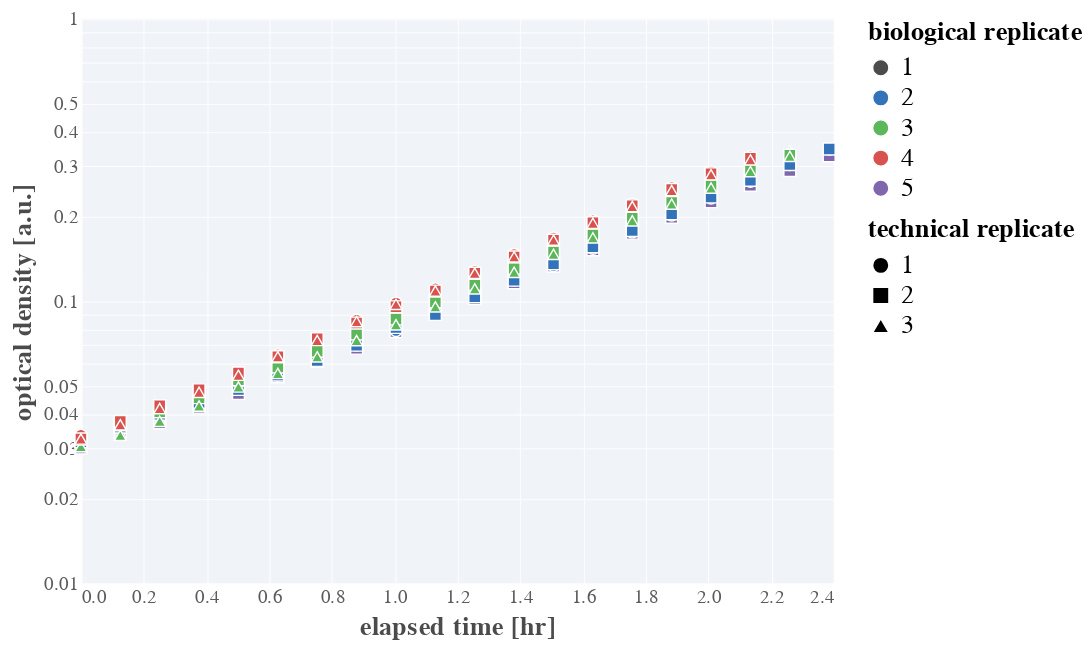

Write notebook code for a chart like this one.
### Markdown cell above
In this notebook, we outline our process for inferring the esteady-state growth rate from measurements of optical density as a function of time. We review several approaches towards this inference, ranging from pooling of techincal and biological replicates to a more appropriate full non-centered hierarchical model.

## Exploratory Data Analysis
To begin, we will explore some of the actual data collected for the growth of wild-type (WT) *E. coli* grown in glucose minimal media. These experiments have already been processed to restric thte data to the exponential phase of growth.

### Code cell
# Load the collated data and isolate the wild-type glucose phase
data = pd.read_csv('../../data/collated/collated_OD600_growth_curves_exponential_phase.csv')
wt_data = data[(data['strain']=='WT') & (data['growth_medium']=='glucose')].copy(deep=True)

# Label the biological replicates
wt_data['biol_rep'] = wt_data.groupby(['date', 'run_number']).ngroup() + 1

# Generate  a plot of all of the experimental data
wt_points = alt.Chart(wt_data).mark_point().encode(
                x=alt.X('elapsed_time_hr:Q', title='elapsed time [hr]'),
                y=alt.Y('od_600nm:Q', scale=alt.Scale(type='log'),
                title='optical density [a.u.]'),
                color=alt.Color('biol_rep:N', title='biological replicate'),
                shape=alt.Shape('technical_replicate:N', title='technical replicate'))


wt_points

### Figure 1 — Vega-Lite specification as saved in the notebook (floating-point values rounded to 4 significant figures; data arrays with more than 128 entries replaced by an {"elided": "..."} marker saying what was removed)
{"config": {"background": "white", "group": {"fill": "white"}, "view": {"strokeWidth": 0, "height": 300, "width": 400, "fill": "#f0f3f7"}, "point": {"size": 40, "filled": true, "opacity": 1, "strokeWidth": 0.75, "stroke": "#FFFFFF"}, "square": {"size": 40, "filled": true, "opacity": 1, "strokeWidth": 0.75, "stroke": "#FFFFFF"}, "circle": {"size": 40, "filled": true, "opacity": 1, "strokeWidth": 0.75, "stroke": "#FFFFFF"}, "line": {"size": 2}, "axis": {"domainColor": "#ffffff", "domainWidth": 0.5, "labelColor": "#5b5b5b", "labelFontSize": 10, "labelFont": "Arial", "titleFont": "Arial", "titleFontWeight": 700, "titleFontSize": 14, "titleColor": "#4b4b4b", "grid": true, "gridColor": "#ffffff", "gridWidth": 0.5, "ticks": false}, "range": {"category": ["#4c4b4c", "#3373ba", "#5cb75b", "#d8534f", "#8066ad", "#f0ad4d"]}, "legend": {"labelFontSize": 14, "labelFont": "Arial", "titleFont": "Arial", "titleFontSize": 14, "titleFontWeight": 700, "titleFontColor": "#44b4b4b", "symbolSize": 75}, "title": {"font": "Arial", "fontWeight": 700, "fontSize": 14, "fontColor": "#4b4b4b"}}, "data": {"name": "data-38443ec1c5ff8a8b85ec2c0e4bb1f843"}, "mark": "point", "encoding": {"color": {"type": "nominal", "field": "biol_rep", "title": "biological replicate"}, "shape": {"type": "nominal", "field": "technical_replicate", "title": "technical replicate"}, "x": {"type": "quantitative", "field": "elapsed_time_hr", "title": "elapsed time [hr]"}, "y": {"type": "quantitative", "field": "od_600nm", "scale": {"type": "log"}, "title": "optical density [a.u.]"}}, "$schema": "https://vega.github.io/schema/vega-lite/v4.8.1.json", "datasets": {"data-38443ec1c5ff8a8b85ec2c0e4bb1f843": {"elided": "284 records"}}}
